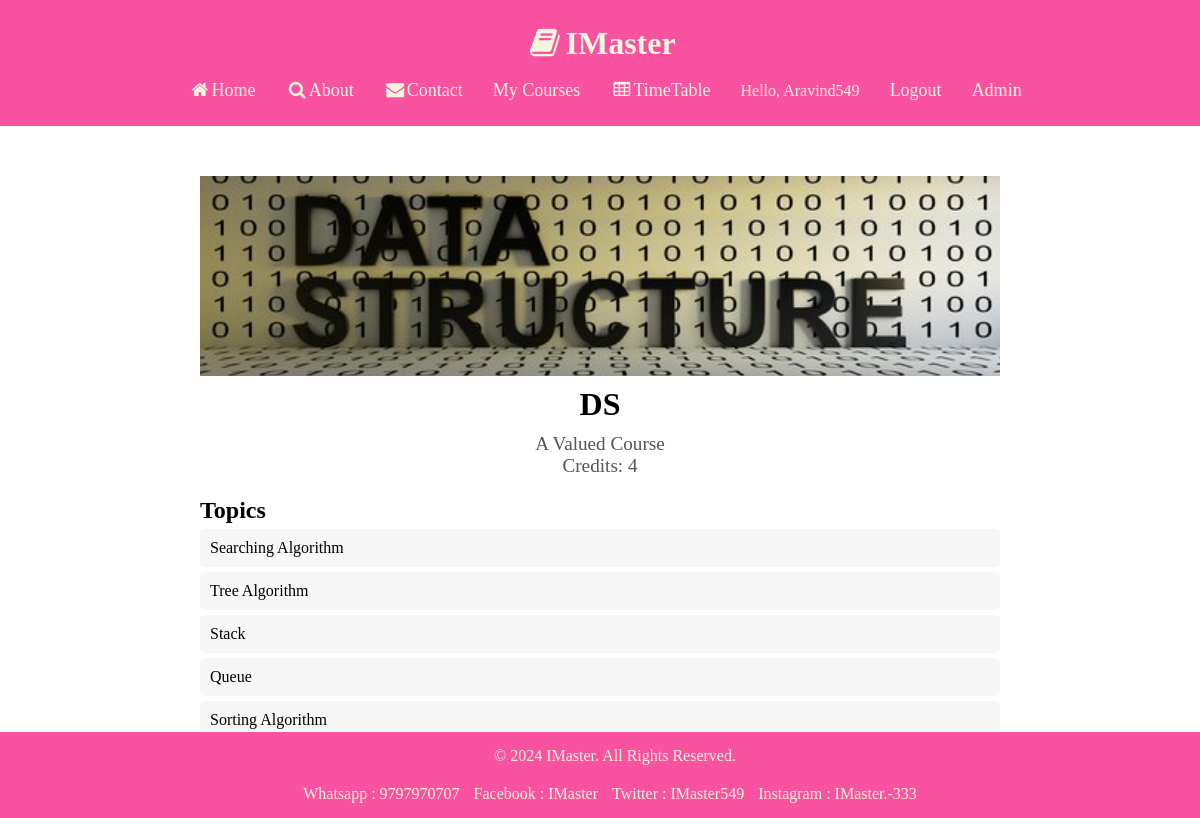
The app's page /course_overview/14/ (signed in) with its own data.
### IMaster/models.py (models this page shows, shortened)
class Course(models.Model):
  course_name = models.CharField(max_length=100)
  credit = models.PositiveIntegerField()
  description = models.CharField(max_length=300)
  images = models.ImageField(upload_to='images')
  enrolled_students = models.ManyToManyField(User, related_name='enrolled_courses', blank=True)
  created_by = models.ForeignKey(User, on_delete=models.CASCADE)
  topics = models.ManyToManyField(Topic, related_name='courses')

class Topic(models.Model):
    name = models.CharField(max_length=100)

### IMaster/views.py (the view)
# urls.py: path('course_overview/<int:course_id>/', views.course_overview, name="course_overview"),
def course_overview(request, course_id):
    course = get_object_or_404(Course, id=course_id)
    user = request.user
    progress, created = StudentCourseProgress.objects.get_or_create(student=user, course=course)
    completed_topics = progress.completed_topics.all()
    total_topics = course.topics.all()[:5]
    completed_count = completed_topics.filter(id__in=total_topics).count()
    is_admin = request.user.groups.filter(name='Admin').exists()
    context = {
        'course': course,
        'student_progress': progress,
        'total_topics': total_topics,
        "is_admin":is_admin
    }
    return render(request, "course/course_overview.html", context)

### IMaster/templates/course/course_overview.html (shortened to what this page needs)
{% extends "base.html" %}
{% block content %}
<div class="course-overview-container">
    <div class="course-details">
      {% load static %}
        <div class="course-image-container">
          <img src="{% if course.images %}{{ course.images.url }}{% else %}{% static 'image/institution.png' %}{% endif %}" class="course-image" alt="Course Image">
        </div>
        <h2 class="course-name">{{ course.course_name }}</h2>
        <p class="course-description">{{ course.description }}</p>
        <p class="course-credits">Credits: {{ course.credit }}</p>
    </div>
    <div class="course-topics">
        <h3>Topics</h3>
        <ul>
            {% for topic in total_topics %}
                <li>{{ topic.name }}</li>
            {% endfor %}
        </ul>
    </div>
</div>
{% endblock %}

### IMaster/templates/base.html (shortened to what this page needs)
{% load static %}
<!DOCTYPE html>
<html lang="en">
<head>
  <link rel="stylesheet" href="https://cdnjs.cloudflare.com/ajax/libs/font-awesome/4.7.0/css/font-awesome.min.css">
</head>
<body>
  <header class="navbar">
    <h1 class="text-4xl font-serif"><i class="fa fa-fw fa-book"></i>IMaster</h1><br>
    <nav class="nav">
        <ul>
            <li><a href="{% url 'home' %}"><i class="fa fa-fw fa-home"></i>Home</a></li>
            <li><a href="#"><i class="fa fa-fw fa-search"></i>About</a></li>
            <li><a href="#"><i class="fa fa-fw fa-envelope"></i>Contact</a></li>
            {% if user.is_authenticated %}
            <li><a href="{% url 'enrolled_courses' %}">My Courses</a></li>
            <li><a href="{% url 'timetable' %}"><i class="fa fa-fw fa-table"></i>TimeTable</a></li>
            <li style="color: beige; font-size: medium;">Hello, {{ user.username }}</li>
            <li><a href="{% url 'logout' %}" onclick="noBack()">Logout</a></li>
            {% if is_admin %}
            <li><a href="{% url 'admins' %}">Admin</a></li>
            {% endif %}
            {% else %}
            <li><a href="{% url 'signup' %}"><i class="fa fa-fw fa-user"></i>Signup</a></li>
            <li><a href="{% url 'login' %}"><i class="fa fa-fw fa-user"></i>Login</a></li>
            {% endif %}
        </ul>
    </nav>
</header>
  <div id="content" style="padding-top: 30px;">
    {% block content %}{% endblock %}
  </div><br><br><br>
  <footer class="footer">
    <p>&copy; 2024 IMaster. All Rights Reserved.</p>
    <ul>
      <li>Whatsapp : 9797970707</li>
      <li>Facebook : IMaster</li>
      <li>Twitter : IMaster549</li>
      <li>Instagram : IMaster.-333</li>
    </ul>
  </footer>
</body>
</html>

### IMaster/templates/base.html (style rules this page uses)
* { margin: 0; }
.navbar { padding: 25px; background-color: rgb(248, 82, 160); }
.navbar h1 { text-align: center; color: beige; }
.navbar a { text-decoration: none; }
.nav { display: flex; justify-content: center; }
.nav ul { display: flex; justify-content: center; align-items: center; }
.nav ul li { list-style: none; margin-right: 30px; }
.nav ul li a { text-decoration: none; color: beige; font-size: 18px; }
.footer { background-color: rgb(248, 82, 160); color: beige; text-align: center; padding: 15px; position: fixed; bottom: 0; width: 100%; }
.footer p { margin-bottom: 10px; }
.footer ul { list-style-type: none; padding: 0; margin-top: 20px; }
.footer ul li { display: inline-block; margin-right: 10px; }

### IMaster/templates/course/course_overview.html (style rules this page uses)
.course-overview-container { max-width: 800px; margin: 0 auto; padding: 20px; }
.course-details { text-align: center; }
.course-image-container { height: 200px; width: 100%; overflow: hidden; }
.course-image { width: 100%; height: 100%; object-fit: cover; }
.course-name { font-size: 2rem; font-weight: bold; margin: 10px 0; }
.course-description, .course-credits { font-size: 1.2rem; color: #555; }
.course-topics, .student-progress { margin-top: 20px; }
.course-topics h3, .student-progress h3 { font-size: 1.5rem; font-weight: bold; }
.course-topics ul { list-style-type: none; padding: 0; }
.course-topics li { background: #f7f7f7; margin: 5px 0; padding: 10px; border-radius: 5px; }

### records on screen
Course: images (picture), course_name "DS", description "A Valued Course", credit "4"
Topic: name "Searching Algorithm"
Topic: name "Tree Algorithm"
Topic: name "Stack"
Topic: name "Queue"
Topic: name "Sorting Algorithm"

### other values on screen
{{ user.username }} "Aravind549"
